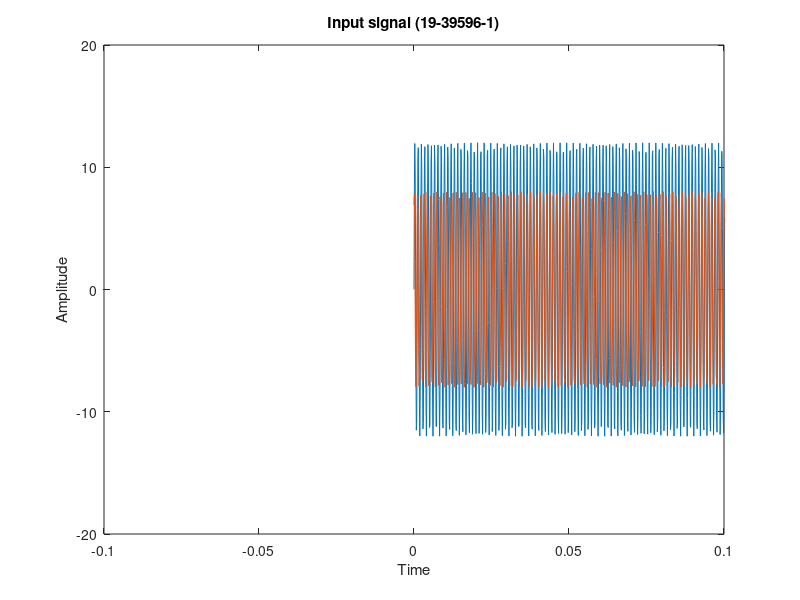
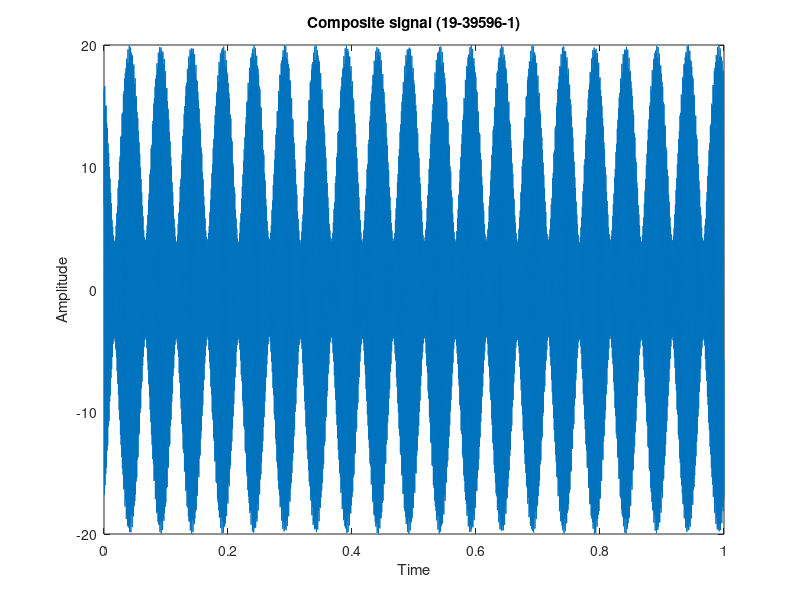

These charts were generated, in order, by the following MATLAB code: (Note: this script raises an error after producing the figures.)
close all;
clear all;
clc;
fs=8000;
f=400;
t=0:1/fs:1-1/fs;
AMP1=12;
powfund=AMP1^2/2;
AMP2=8;
powharm = AMP2^2/2;
S=0.16;
FREQ1=939;
FREQ2=959;
j2 = 60*(pi/180); 

x1= AMP1*sin(2*pi*FREQ1*t); 

x2= AMP2*sin((2*pi*FREQ2*t)+j2);

plot(t,x1)
hold on
plot(t,x2);
axis([-0.1 0.1 -20 20]); 
hold off
title('Input signal (19-39596-1)');
xlabel('Time');
ylabel('Amplitude');
figure 
x=x1+x2;
plot(t,x)
title('Composite signal (19-39596-1)');
xlabel('Time');
ylabel('Amplitude');

x=AMP1*sin(2*pi*(FREQ1*100)*t)+AMP2*cos(2*pi*(FREQ2*100)*t)+S*randn(size(t));
signal=AMP1*sin(2*pi*(FREQ1*100)*t);
noise=S*randn(size(t));
noiseSignal=signal+noise;
SNR=snr(noiseSignal)
BW=obw(noiseSignal)
Capacity=BW*log2(1+SNR)

